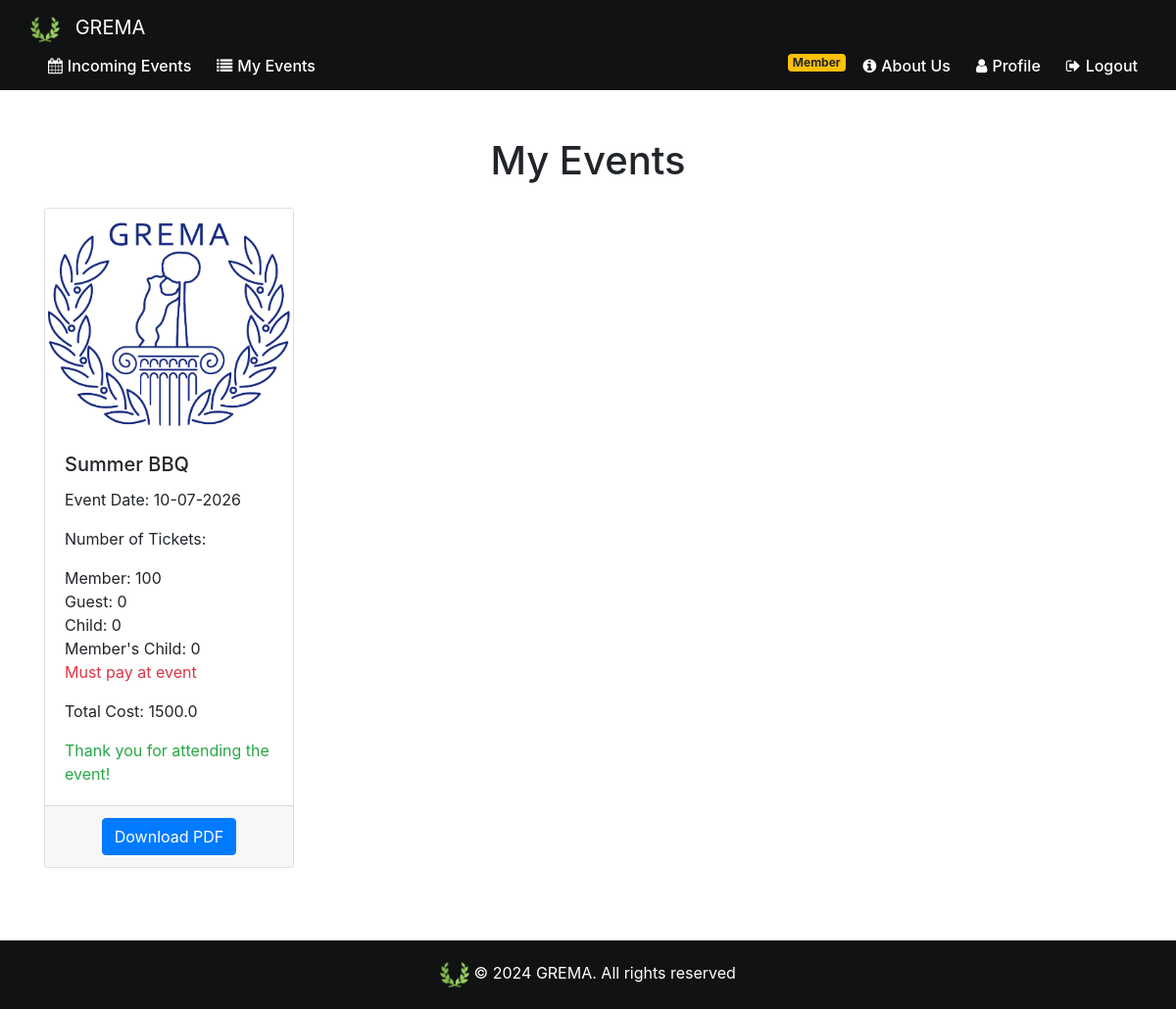
/my_events (signed in), run on the app's committed database.
### website/models.py (models this page shows)
class Event(db.Model):
    id = db.Column(db.Integer, primary_key=True)
    name= db.Column(db.String(80))
    date = db.Column(db.DateTime(timezone=True), default=func.current_date())
    max_guest_num = db.Column(db.Integer)
    member_price=db.Column(db.Float)
    member_child_price=db.Column(db.Float)
    guest_price=db.Column(db.Float)
    child_price=db.Column(db.Float)
    img_url=db.Column(db.String(300))
    description=db.Column(db.String(800))
    admin_id = db.Column(db.Integer, db.ForeignKey('admin.id'))

class Event_Attendance(db.Model):
    id = db.Column(db.Integer, primary_key=True)
    event_id = db.Column(db.Integer, db.ForeignKey('event.id'))
    user_id = db.Column(db.Integer, db.ForeignKey('user.id'))
    date = db.Column(db.DateTime(timezone=True), default=func.current_date())
    number_guest_tickets = db.Column(db.Integer)
    number_child_tickets = db.Column(db.Integer)
    number_member_tickets = db.Column(db.Integer)
    number_memberchild_tickets = db.Column(db.Integer)
    guests_names = db.Column(db.String(300))
    cash_payment_in_event=db.Column(db.Boolean)
    total_price= db.Column(db.Float)

### website/views.py (the view)
@views.route('/my_events', methods=['GET', 'POST'])
@login_required
def my_events():
    user_attendances = Event_Attendance.query.filter_by(user_id=current_user.id).all()
    events = [Event.query.get(attendance.event_id) for attendance in user_attendances]
    now = datetime.now()
    return render_template('my_events.html', user_attendances=user_attendances, events=events, user=current_user,now=now)

### website/views.py (called while the page is built)
@views.context_processor
def inject_membership():
    if current_user.is_authenticated:
        is_member = Fee.query.filter_by(user_fee=current_user.id, payed=True).first() is not None
    else:
        is_member = False
    return dict(is_member=is_member)

### website/templates/my_events.html (shortened to what this page needs)
{% extends "base.html" %}
{% block content %}
<br><br>
<div class="container">
    <h1 class="text-center mb-4">My Events</h1>
    {% if user_attendances|length == 0 %}
    <p class="text-center text-muted mb-4">You haven't signed up for any events yet.</p>
    {% else %}
    <div class="row row-cols-1 row-cols-md-4">
        {% for i in range(user_attendances|length) %}
        <div class="col mb-4">
            <div class="card h-100 div-hover">
                {% if events[i].img_url %}
                <img src="{{ events[i].img_url }}" class="card-img-top" alt="{{ events[i].name }}">
                {% else %}
                <img src="{{ url_for('static', filename='images/gremaLogo.png') }}" class="card-img-top"
                    alt="{{ events[i].name }}">
                {% endif %}
                <div class="card-body">
                    <h5 class="card-title">{{ events[i].name }}</h5>
                    <p class="card-text">Event Date: {{ events[i].date.strftime('%d-%m-%Y') }}</p>
                    <p class="card-text">Number of Tickets:</p>
                    <ul class="list-unstyled">
                        <li>Member: {{ user_attendances[i].number_member_tickets }}</li>
                        <li>Guest: {{ user_attendances[i].number_guest_tickets }}</li>
                        <li>Child: {{ user_attendances[i].number_child_tickets }}</li>
                        <li>Member's Child: {{ user_attendances[i].number_memberchild_tickets }}</li>
                        {%if user_attendances[i].cash_payment_in_event %}
                        <li><span class="text-danger">Must pay at event</span></li>
                        {%else%}
                        <li><span class="text-success">Already paid correctly</span></li>
                        {% endif%}
                    </ul>
                    <p class="card-text">Total Cost: {{ user_attendances[i].total_price }}</p>
                    {% if events[i].date < now %} <p class="card-text text-success mb-0">Thank you for attending the
                        event!</p>
                        {% else %}
                        <p class="card-text text-primary mb-0">See you there!</p>
                        {% endif %}
                </div>
                <div class="card-footer text-center">
                    <form action="{{ url_for('views.download_event_pdf', event_id=events[i].id) }}" method="post">
                        <button type="submit" class="btn btn-primary">Download PDF</button>
                    </form>
                </div>
            </div>
        </div>
        {% endfor %}
    </div>
    {% endif %}
</div>
{% endblock %}

### website/static/base.css (style rules this page uses)
html { position: relative; min-height: 100%; }
body { margin-bottom: 100px; margin: 0; padding: 0; }

### data on the page
Event: name "Summer BBQ", date "10-07-2026"
Event_Attendance: number_member_tickets "100", number_guest_tickets "0", number_child_tickets "0", number_memberchild_tickets "0", total_price "1500.0"
